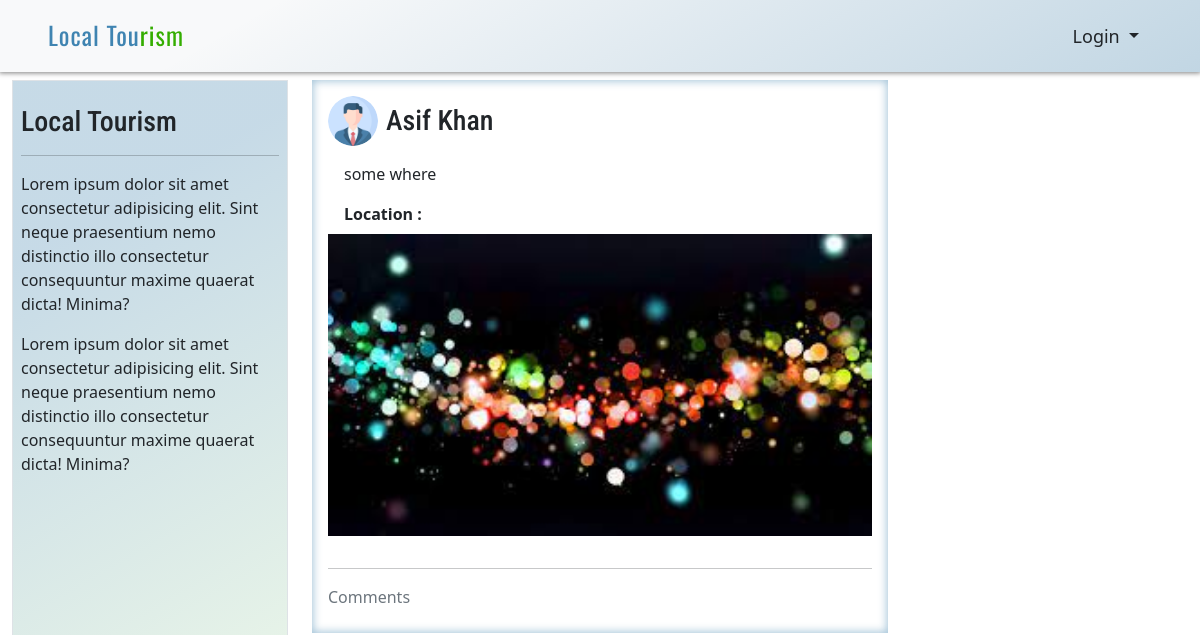
The page / on the database its author committed.
### tables this page shows
CREATE TABLE `posts` (
  `id` int(1) NOT NULL,
  `description` text NOT NULL,
  `p_image` varchar(50) NOT NULL,
  `user_id` int(1) NOT NULL,
  `created_at` timestamp NULL DEFAULT CURRENT_TIMESTAMP
);

CREATE TABLE `users` (
  `id` int(11) NOT NULL,
  `FullName` varchar(100) DEFAULT NULL,
  `MobileNumber` char(11) DEFAULT NULL,
  `EmailId` varchar(70) DEFAULT NULL,
  `Password` varchar(100) DEFAULT NULL,
  `RegDate` timestamp NULL DEFAULT CURRENT_TIMESTAMP,
  `UpdationDate` timestamp NULL DEFAULT NULL,
  `image` varchar(255) DEFAULT NULL
);

### processor/get_data.php (called while the page is built, shortened)
<?php
class get_data
{
	function __construct()
	{
		$servername = "localhost";
		$username = "root";
		$password = "";
		try {
			$this->db = new PDO("mysql:host=$servername;dbname=local_tourism", $username, $password);
			$this->db->setAttribute(PDO::ATTR_ERRMODE, PDO::ERRMODE_EXCEPTION);
		} catch (PDOException $e) {
			echo "Connection failed: " . $e->getMessage();
		}
	}
	function getPosts()
	{
		try {
			$query = "SELECT u.FullName, u.image , p.* FROM users u join posts p ON u.id = p.user_id ORDER BY p.id DESC";
			$stmt = $this->db->prepare($query);
			$stmt->execute();
			if ($stmt->rowCount() < 1)
				return [];
			else
				return $stmt->fetchAll(PDO::FETCH_OBJ);
		} catch (\Throwable $th) {
			return $th->getMessage();
		}
	}
}

### processor/get_processor.php (called while the page is built, shortened)
<?php
    include("get_data.php");
    $obj = new get_data();
?>

### index.php (the view, shortened to what this page needs)
<?php
include('processor/get_processor.php');
$posts = $obj->getPosts();
?>
<!DOCTYPE HTML>
<html>
<head>
	<link href="css/bootstrap.css" rel='stylesheet' type='text/css' />
	<link href="css/style.css" rel='stylesheet' type='text/css' />
	<link href="css/font-awesome.css" rel="stylesheet">
	<link rel="stylesheet" type="text/css" href="https://cdn.jsdelivr.net/npm/bootstrap@5.2.0-beta1/dist/css/bootstrap.min.css">
	<link rel="stylesheet" href="https://cdnjs.cloudflare.com/ajax/libs/font-awesome/6.1.1/css/all.min.css" />
	<link href="css/animate.css" rel="stylesheet" type="text/css" media="all">
	<link rel="stylesheet" href="css/custom.css">
</head>
<body>
	<?php include('includes/header.php'); ?>
	<main class="container-fluid">
		<div id="posts" class="row" style="margin-top: 5rem;">
			<div id="profile_side" class="col-md-3">
			<?php include('sidebar.php'); ?>
			</div>
			<div class="col-md-6">
				<?php foreach ($posts as $key => $value) {  ?>
					<div id='parent' class="p-3 mb-3 parent">
						<div class="d-flex align-items-center position-relative">
							<img src="images/<?php  if ($value->image == null) echo "noimage.png";
												else echo $value->image ?>" width="50px" height="50px" style="object-fit:cover;" class="rounded-circle align-self-" alt="">
							<div class="ms-2">
								<h3 class="m-0"><?php echo $value->FullName;  ?></h3>
							</div>
						</div>
						<div class="px-3 mt-3">
							<p class="m-0 mb-2"><?php echo $value->description; ?></p>
						</div>
						<div class="px-3 mt-3">
							<p class="m-0 mb-2"> <strong>Location : </strong> <a target="_blank" href="map.php?location=<?php echo $value->location; ?>"><?php echo $value->location; ?></a> </p>
						</div>
						<div class="m-0">
							<img src="images/<?php echo $value->p_image; ?>" width="100%" alt="">
						</div>
						<div class="d-flex align-items-center p-2">
						</div>
						<hr>
						<span class="text-muted mb-2 d-block">Comments</span>
					</div>
				<?php } ?>
			</div>
			<div id="news_side" class="col-md-3">
				<div class="" style="height:90vh; overflow: auto;">
				</div>
			</div>
		</div>
	</main>
</body>
</html>

### css/custom.css (style rules this page uses)
.parent { box-shadow: inset 0px 0px 8px 1px rgba(67, 133, 175, 0.5); }

### rows shown on the page
posts: user.FullName "Asif Khan", description "some where", p_image (picture)
